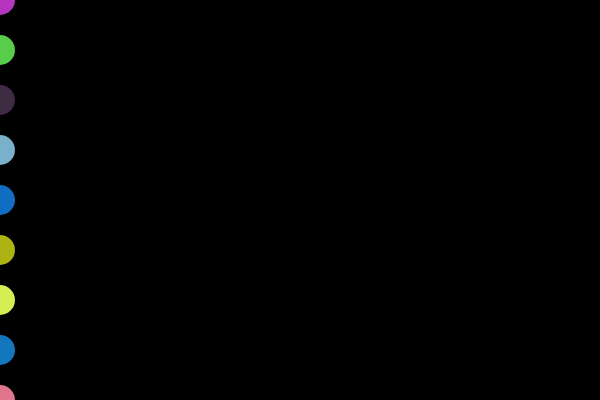
Frame 1 (no input)
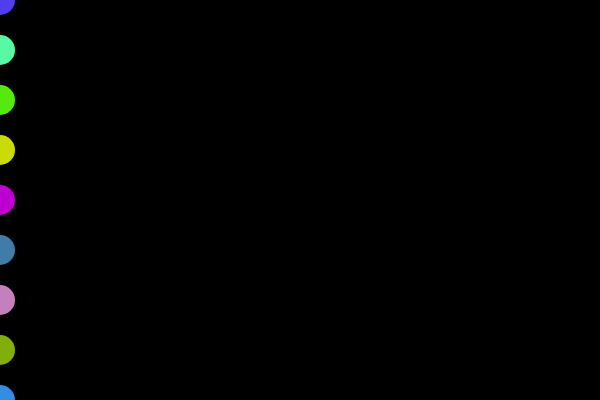
Frame 60 (no input)
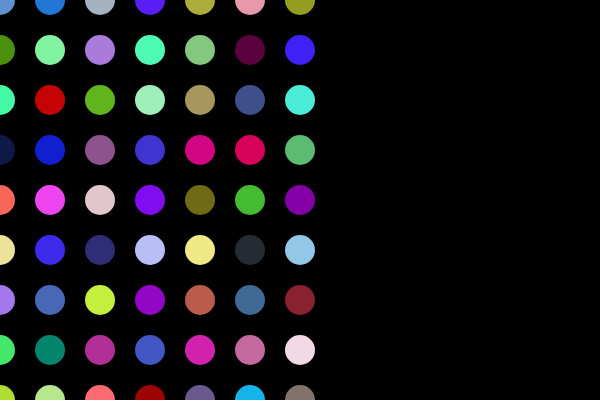
Frame 120 (the mouse pressed at the canvas centre since frame 60)

The p5.js sketch that drew these frames (run headless with seeded random() and noise() and a simulated clock; from frame 60 on, the mouse is pressed at the canvas centre):

// p5.js sketch
// ── sketch.js
var offset = 0;
function setup() {
	createCanvas(600, 400);
}

function draw() {
	background(0)
	noStroke()

	for (var x = 0; x <= mouseX ; x+= 50) {
		for (var y = 0; y <= height; y+= 50) {


		fill(random(255), random(255), random(255))
		ellipse(x + offset, y,30)
		}
	}
	// offset++
}
